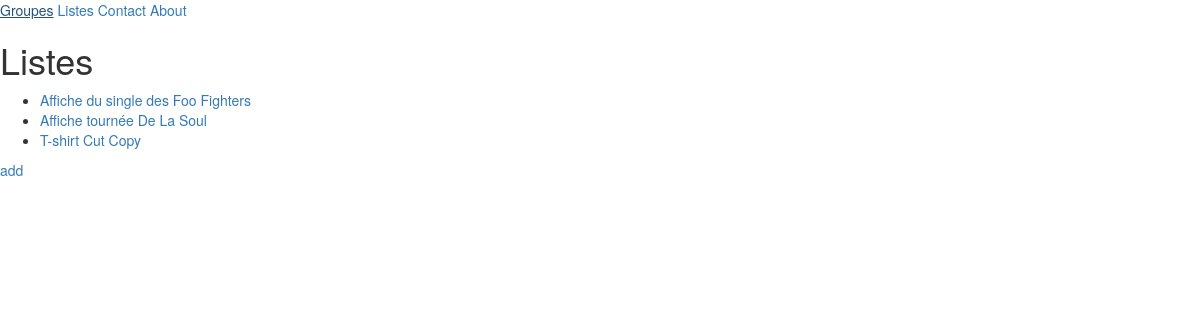
/listings/, run on the app's committed database.
### listings/models.py (models this page shows, shortened)
class Listing(models.Model):
    title = models.CharField(max_length=100)
    decription = models.CharField(max_length=250)
    sold = models.BooleanField(default=False)
    year = models.IntegerField(validators=[MinValueValidator(0)],null=True,blank=True)
    class Type(models.TextChoices):
        Records="RC"
        CLothing="CL"
        Posters="PT"
        Miscellaneous="MC"
    type_e = models.CharField(choices=Type.choices,max_length=5)
    band = models.ForeignKey(Band,null=True,on_delete=models.SET_NULL)

### listings/views.py (the view)
# urls.py: path("listings/",views.listing, name='all-lists'),
def listing(request):
    listes=Listing.objects.all()
    return render(request,"listings/listing.html",{'listes':listes})

### listings/templates/listings/listing.html
{% extends "listings/base.html" %}
{% block content %}
    <h1>Listes</h1>
    <ul>
        {% for liste in listes %}
        <li><a href="{% url 'list-detail' liste.id %}">{{liste.title}}</a></li>
        {% endfor %}
    </ul>
    <a href="{% url 'create_listing' %}">add</a>
{% endblock content %}

### data on the page
Listing: title "Affiche du single des Foo Fighters"
Listing: title "Affiche tournée De La Soul"
Listing: title "T-shirt Cut Copy"
